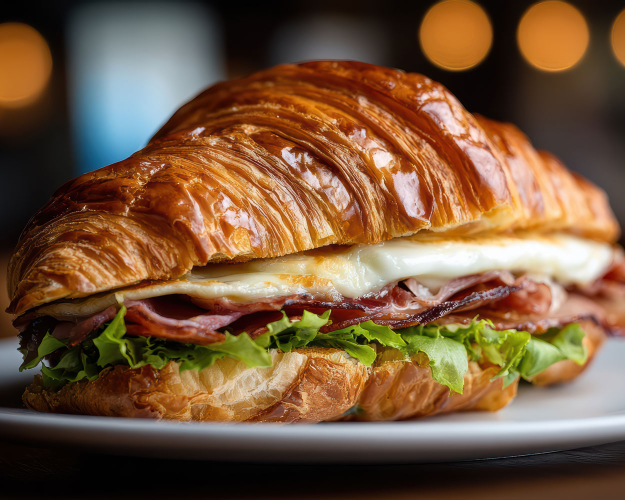
#> input picture src/photos/croissanty.jpg, 1250 x 1000 px (shown at 1/2 size); its folder holds 4 pictures in this run
$ python build.py
#> lines starting #> are read from the running program, lines starting #| are printed output that depends on the picture
"""Sestaví index.html z template.html + data.js + grafiky v assets/ (vloží ji jako data URI)
a připraví fotky kategorií: src/photos/<id>.jpg|png|webp -> photos/<id>.webp (šířka 900 px, poměr stran se zachová,
max. 4:5 na výšku – vyšší fotky se oříznou na střed).
Spuštění z kořene repozitáře:  python3 src/build.py"""
import base64, glob, os, json
from PIL import Image, ImageOps
here = os.path.dirname(os.path.abspath(__file__))
root = os.path.join(here, '..')

# fotky kategorií
out_dir = os.path.join(root, 'photos'); os.makedirs(out_dir, exist_ok=True)
photos = {}
for f in sorted(glob.glob(os.path.join(here, 'photos', '*'))):
    name, ext = os.path.splitext(os.path.basename(f))
    if ext.lower() not in ('.jpg', '.jpeg', '.png', '.webp'): continue
    im = ImageOps.exif_transpose(Image.open(f)).convert('RGB')
#> im is the input picture: PIL image 1250x1000 RGB; mean R, G, B 118, 87.7, 61
    if im.height / im.width > 1.25:
        im = ImageOps.fit(im, (im.width, round(im.width * 1.25)), Image.LANCZOS)
    w, h = 900, round(im.height * 900 / im.width)
#> w = 900; h = 720
    im = im.resize((w, h), Image.LANCZOS)
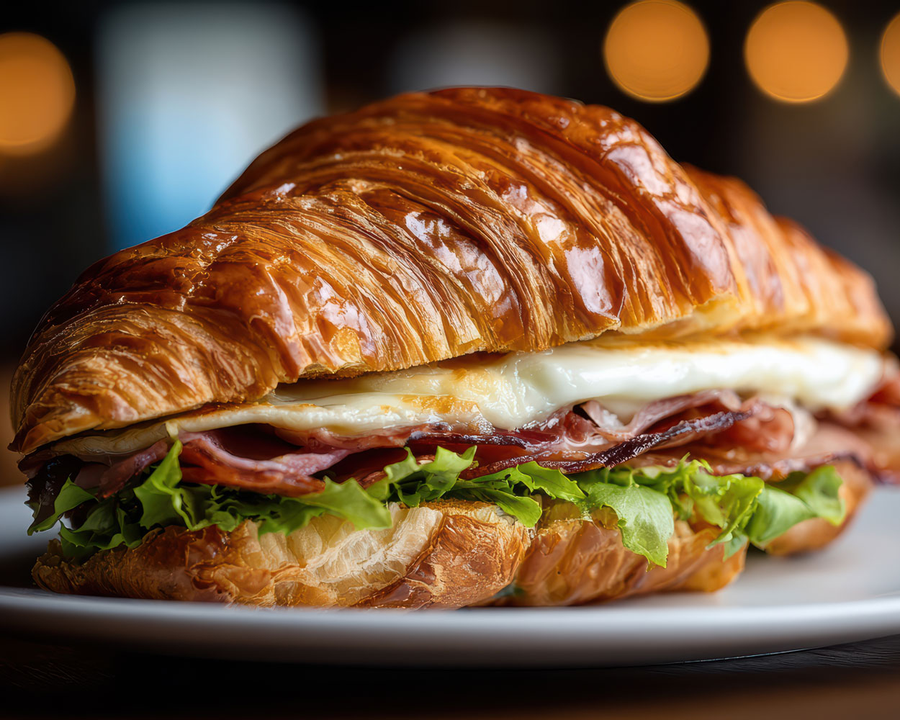
#> im: PIL image 900x720 RGB; mean R, G, B 118, 87.7, 61
    im.save(os.path.join(out_dir, name + '.webp'), 'WEBP', quality=82, method=6)
    photos[name] = [w, h]
#> pass 2 of the loop `for f in sorted(glob.glob(os.path.join(here, 'photos', '*'))):`:
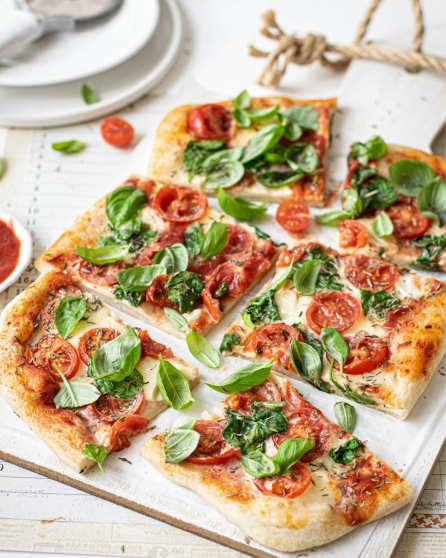
#> input picture src/photos/pinsa.jpg, 892 x 1115 px (shown at 1/2 size)
#> im is the input picture: PIL image 892x1115 RGB; mean R, G, B 194.1, 171, 139.1
#> `im = im.resize((w, h), Image.LANCZOS)`:
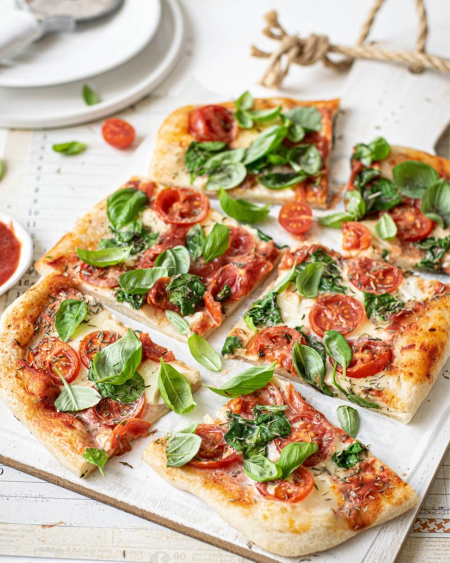
#> im: PIL image 900x1125 RGB (shown at 1/2 size); mean R, G, B 194.1, 171, 139.1
#> pass 3 of the loop `for f in sorted(glob.glob(os.path.join(here, 'photos', '*'))):`:
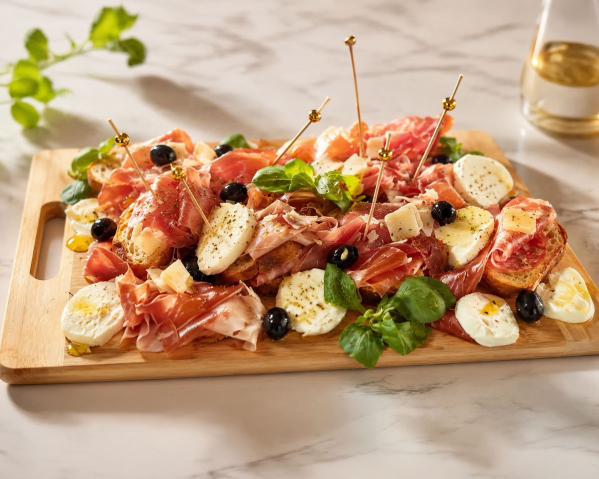
#> input picture src/photos/prkenka.jpg, 1197 x 958 px (shown at 1/2 size)
#> im is the input picture: PIL image 1197x958 RGB; mean R, G, B 191.4, 156.3, 123.5
#> `im = im.resize((w, h), Image.LANCZOS)`:
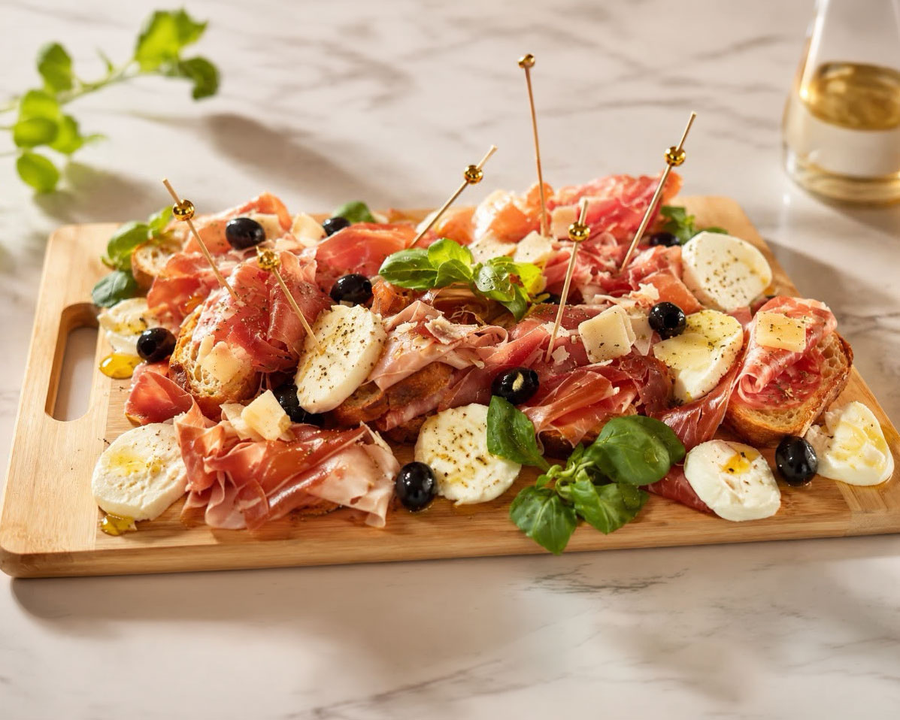
#> im: PIL image 900x720 RGB; mean R, G, B 191.4, 156.3, 123.5
#> the loop made 4 passes; the first 3 are shown
for f in glob.glob(os.path.join(out_dir, '*.webp')):
    if os.path.basename(f)[:-5] not in photos: os.remove(f)
#> pass 2 of the loop `for f in glob.glob(os.path.join(out_dir, '*.webp')):`:
#> pass 3 of the loop `for f in glob.glob(os.path.join(out_dir, '*.webp')):`:
#> the loop made 4 passes; the first 3 are shown

#> (the run stopped early here; a loop or call above may not have finished)
